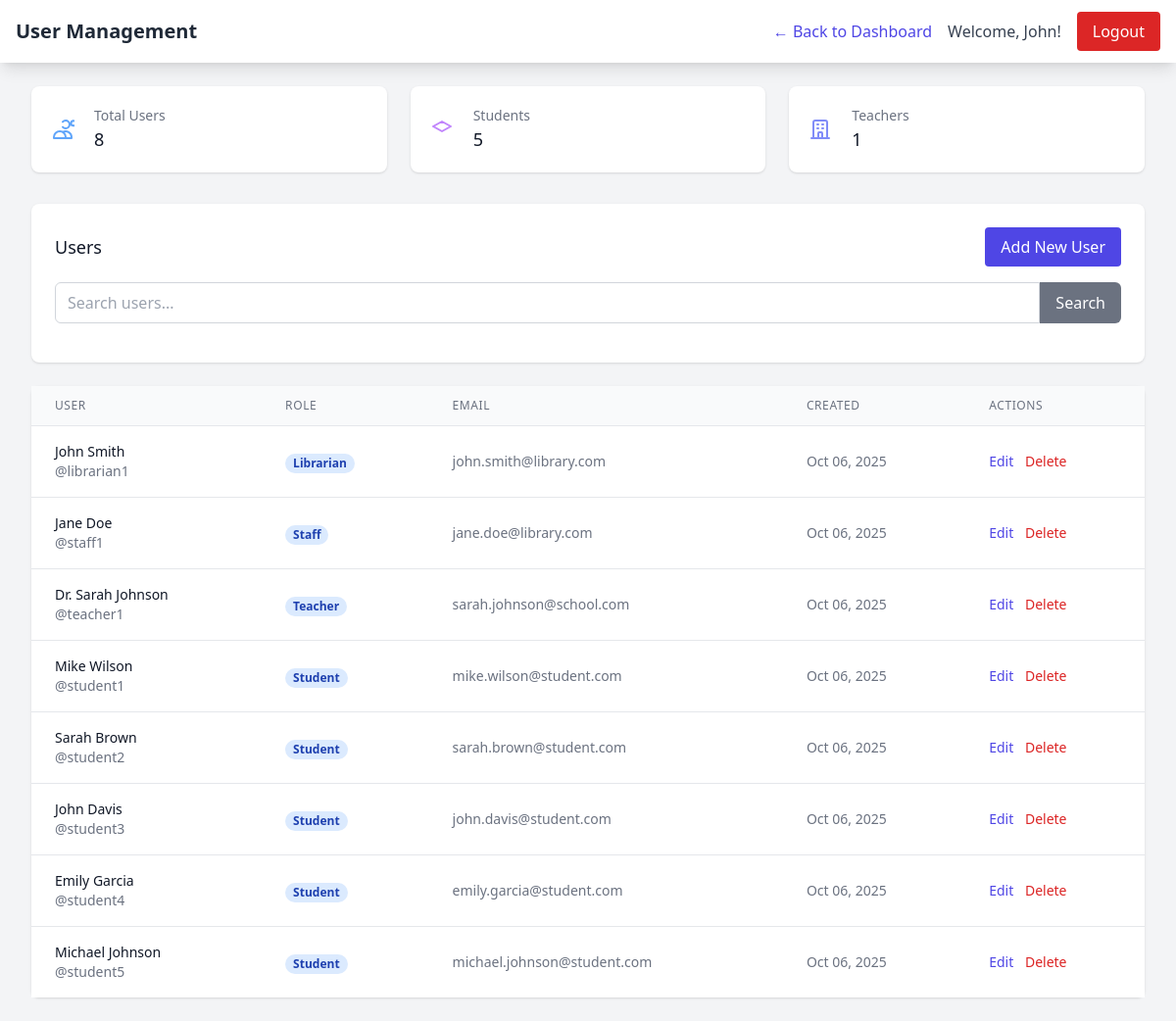
/admin/user_management.php (signed in), run on the app's committed database.
### tables this page shows
CREATE TABLE users (
    id INT AUTO_INCREMENT PRIMARY KEY,
    username VARCHAR(50) UNIQUE NOT NULL,
    password VARCHAR(255) NOT NULL,
    role ENUM('student', 'teacher', 'librarian', 'staff') NOT NULL,
    first_name VARCHAR(100) NOT NULL,
    last_name VARCHAR(100) NOT NULL,
    email VARCHAR(100),
    student_id VARCHAR(20) UNIQUE NULL,
    is_active BOOLEAN DEFAULT TRUE,
    created_at TIMESTAMP DEFAULT CURRENT_TIMESTAMP
);

### config/user_manager.php (called while the page is built, shortened)
<?php
require_once 'database.php';
class UserManager {
    private $db;
    public function __construct() {
        $database = new Database();
        $this->db = $database->getConnection();
    }
    public function getUsers($page = 1, $limit = 10, $search = '') {
        $offset = ($page - 1) * $limit;
        $whereClause = '';
        $params = [];
        $countQuery = "SELECT COUNT(*) as total FROM users {$whereClause}";
        $stmt = $this->db->prepare($countQuery);
        $stmt->execute($params);
        $total = $stmt->fetch(PDO::FETCH_ASSOC)['total'];
        $query = "SELECT id, username, role, first_name, last_name, email, student_id, is_active, created_at
                  FROM users {$whereClause}
                  ORDER BY created_at DESC
                  LIMIT {$limit} OFFSET {$offset}";
        $stmt = $this->db->prepare($query);
        $stmt->execute($params);
        $users = $stmt->fetchAll(PDO::FETCH_ASSOC);
        return [
            'users' => $users,
            'total' => $total,
            'page' => $page,
            'limit' => $limit,
            'total_pages' => ceil($total / $limit)
        ];
    }
    public function getUserStatistics() {
        $query = "SELECT
                    COUNT(*) as total_users,
                    SUM(CASE WHEN is_active = 1 THEN 1 ELSE 0 END) as active_users,
                    SUM(CASE WHEN is_active = 0 THEN 1 ELSE 0 END) as inactive_users,
                    SUM(CASE WHEN role = 'student' THEN 1 ELSE 0 END) as students,
                    SUM(CASE WHEN role = 'teacher' THEN 1 ELSE 0 END) as teachers,
                    SUM(CASE WHEN role = 'librarian' THEN 1 ELSE 0 END) as librarians,
                    SUM(CASE WHEN role = 'staff' THEN 1 ELSE 0 END) as staff
                  FROM users";
        $stmt = $this->db->prepare($query);
        $stmt->execute();
        return $stmt->fetch(PDO::FETCH_ASSOC);
    }
}
?>

### config/database.php (called while the page is built, shortened)
<?php
class Database {
    private $host = 'localhost';
    private $db_name = 'smart_library';
    private $username = 'root';
    private $password = '';
    public function getConnection() {
        $this->conn = null;
        try {
            $this->conn = new PDO(
                "mysql:host=" . $this->host . ";dbname=" . $this->db_name,
                $this->username,
                $this->password
            );
            $this->conn->setAttribute(PDO::ATTR_ERRMODE, PDO::ERRMODE_EXCEPTION);
        } catch(PDOException $exception) {
            echo "Connection error: " . $exception->getMessage();
        }
        return $this->conn;
    }
}
?>

### admin/user_management.php (the view, shortened to what this page needs)
<?php
require_once '../config/database.php';
require_once '../config/user_manager.php';
$userManager = new UserManager();
$page = $_GET['page'] ?? 1;
$search = $_GET['search'] ?? '';
$usersData = $userManager->getUsers($page, 10, $search);
$users = $usersData['users'];
$stats = $userManager->getUserStatistics();
?>
<!DOCTYPE html>
<html lang="en">
<head>
    <script src="https://cdn.tailwindcss.com"></script>
    <link href="https://cdn.jsdelivr.net/npm/flowbite@2.2.1/dist/flowbite.min.css" rel="stylesheet" />
</head>
<body class="bg-gray-100">
    <nav class="bg-white shadow-lg">
        <div class="max-w-7xl mx-auto px-4">
            <div class="flex justify-between h-16">
                <div class="flex items-center">
                    <h1 class="text-xl font-semibold text-gray-800">User Management</h1>
                </div>
                <div class="flex items-center space-x-4">
                    <a href="../<?php echo $_SESSION['role']; ?>/dashboard.php" class="text-indigo-600 hover:text-indigo-900">← Back to Dashboard</a>
                    <span class="text-gray-700">Welcome, <?php echo htmlspecialchars($_SESSION['first_name']); ?>!</span>
                    <a href="../logout.php" class="bg-red-600 text-white px-4 py-2 rounded hover:bg-red-700">Logout</a>
                </div>
            </div>
        </div>
    </nav>
    <div class="max-w-7xl mx-auto py-6 sm:px-6 lg:px-8">
        <div class="grid grid-cols-1 md:grid-cols-3 gap-6 mb-8">
            <div class="bg-white overflow-hidden shadow rounded-lg">
                <div class="p-5">
                    <div class="flex items-center">
                        <div class="flex-shrink-0">
                            <svg class="h-6 w-6 text-blue-400" fill="none" viewBox="0 0 24 24" stroke="currentColor">
                                <path stroke-linecap="round" stroke-linejoin="round" stroke-width="2" d="M12 4.354a4 4 0 110 5.292M15 21H3v-1a6 6 0 0112 0v1zm0 0h6v-1a6 6 0 00-9-5.197m13.5-9a2.5 2.5 0 11-5 0 2.5 2.5 0 015 0z" />
                            </svg>
                        </div>
                        <div class="ml-5 w-0 flex-1">
                            <dl>
                                <dt class="text-sm font-medium text-gray-500 truncate">Total Users</dt>
                                <dd class="text-lg font-medium text-gray-900"><?php echo $stats['total_users']; ?></dd>
                            </dl>
                        </div>
                    </div>
                </div>
            </div>
            <div class="bg-white overflow-hidden shadow rounded-lg">
                <div class="p-5">
                    <div class="flex items-center">
                        <div class="flex-shrink-0">
                            <svg class="h-6 w-6 text-purple-400" fill="none" viewBox="0 0 24 24" stroke="currentColor">
                                <path stroke-linecap="round" stroke-linejoin="round" stroke-width="2" d="M12 14l9-5-9-5-9 5 9 5z" />
                            </svg>
                        </div>
                        <div class="ml-5 w-0 flex-1">
                            <dl>
                                <dt class="text-sm font-medium text-gray-500 truncate">Students</dt>
                                <dd class="text-lg font-medium text-gray-900"><?php echo $stats['students']; ?></dd>
                            </dl>
                        </div>
                    </div>
                </div>
            </div>
            <div class="bg-white overflow-hidden shadow rounded-lg">
                <div class="p-5">
                    <div class="flex items-center">
                        <div class="flex-shrink-0">
                            <svg class="h-6 w-6 text-indigo-400" fill="none" viewBox="0 0 24 24" stroke="currentColor">
                                <path stroke-linecap="round" stroke-linejoin="round" stroke-width="2" d="M19 21V5a2 2 0 00-2-2H7a2 2 0 00-2 2v16m14 0h2m-2 0h-5m-9 0H3m2 0h5M9 7h1m-1 4h1m4-4h1m-1 4h1m-5 10v-5a1 1 0 011-1h2a1 1 0 011 1v5m-4 0h4" />
                            </svg>
                        </div>
                        <div class="ml-5 w-0 flex-1">
                            <dl>
                                <dt class="text-sm font-medium text-gray-500 truncate">Teachers</dt>
                                <dd class="text-lg font-medium text-gray-900"><?php echo $stats['teachers']; ?></dd>
                            </dl>
                        </div>
                    </div>
                </div>
            </div>
        </div>
        <div class="bg-white shadow rounded-lg p-6 mb-6">
            <div class="flex justify-between items-center mb-4">
                <h2 class="text-lg font-medium text-gray-900">Users</h2>
                <button onclick="openCreateModal()" class="bg-indigo-600 text-white px-4 py-2 rounded hover:bg-indigo-700">
                    Add New User
                </button>
            </div>
            <form method="GET" class="mb-4">
                <div class="flex">
                    <input type="text" name="search" value="<?php echo htmlspecialchars($search); ?>"
                           placeholder="Search users..."
                           class="flex-1 px-3 py-2 border border-gray-300 rounded-l-md focus:outline-none focus:ring-indigo-500 focus:border-indigo-500">
                    <button type="submit" class="bg-gray-500 text-white px-4 py-2 rounded-r-md hover:bg-gray-600">
                        Search
                    </button>
                </div>
            </form>
        </div>
        <div class="bg-white shadow rounded-lg">
            <div class="overflow-x-auto">
                <table class="min-w-full divide-y divide-gray-200">
                    <thead class="bg-gray-50">
                        <tr>
                            <th class="px-6 py-3 text-left text-xs font-medium text-gray-500 uppercase tracking-wider">User</th>
                            <th class="px-6 py-3 text-left text-xs font-medium text-gray-500 uppercase tracking-wider">Role</th>
                            <th class="px-6 py-3 text-left text-xs font-medium text-gray-500 uppercase tracking-wider">Email</th>
                            <th class="px-6 py-3 text-left text-xs font-medium text-gray-500 uppercase tracking-wider">Created</th>
                            <th class="px-6 py-3 text-left text-xs font-medium text-gray-500 uppercase tracking-wider">Actions</th>
                        </tr>
                    </thead>
                    <tbody class="bg-white divide-y divide-gray-200">
                        <?php foreach ($users as $user): ?>
                        <tr>
                            <td class="px-6 py-4 whitespace-nowrap">
                                <div class="text-sm font-medium text-gray-900">
                                    <?php echo htmlspecialchars($user['first_name'] . ' ' . $user['last_name']); ?>
                                </div>
                                <div class="text-sm text-gray-500">
                                    @<?php echo htmlspecialchars($user['username']); ?>
                                </div>
                            </td>
                            <td class="px-6 py-4 whitespace-nowrap">
                                <span class="px-2 inline-flex text-xs leading-5 font-semibold rounded-full bg-blue-100 text-blue-800">
                                    <?php echo ucfirst($user['role']); ?>
                                </span>
                            </td>
                            <td class="px-6 py-4 whitespace-nowrap text-sm text-gray-500">
                                <?php echo htmlspecialchars($user['email']); ?>
                            </td>
                            <td class="px-6 py-4 whitespace-nowrap text-sm text-gray-500">
                                <?php echo date('M d, Y', strtotime($user['created_at'])); ?>
                            </td>
                            <td class="px-6 py-4 whitespace-nowrap text-sm font-medium space-x-2">
                                <button onclick="openEditModal(<?php echo $user['id']; ?>, '<?php echo htmlspecialchars($user['first_name']); ?>', '<?php echo htmlspecialchars($user['last_name']); ?>', '<?php echo htmlspecialchars($user['username']); ?>', '<?php echo htmlspecialchars($user['email']); ?>', '<?php echo $user['role']; ?>', <?php echo $user['is_active'] ? 'true' : 'false'; ?>)"
                                        class="text-indigo-600 hover:text-indigo-900">Edit</button>
                                <button onclick="deleteUser(<?php echo $user['id']; ?>)"
                                        class="text-red-600 hover:text-red-900">Delete</button>
                            </td>
                        </tr>
                        <?php endforeach; ?>
                    </tbody>
                </table>
            </div>
        </div>
    </div>
</body>
</html>

### data on the page
users: first_name+last_name "John Smith", username "librarian1", role "Librarian", email "john.smith@library.com", created_at "Oct 06, 2025"
users: first_name+last_name "Jane Doe", username "staff1", role "Staff", email "jane.doe@library.com", created_at "Oct 06, 2025"
users: first_name+last_name "Dr. Sarah Johnson", username "teacher1", role "Teacher", email "sarah.johnson@school.com", created_at "Oct 06, 2025"
users: first_name+last_name "Mike Wilson", username "student1", role "Student", email "mike.wilson@student.com", created_at "Oct 06, 2025"
users: first_name+last_name "Sarah Brown", username "student2", role "Student", email "sarah.brown@student.com", created_at "Oct 06, 2025"
users: first_name+last_name "John Davis", username "student3", role "Student", email "john.davis@student.com", created_at "Oct 06, 2025"
users: first_name+last_name "Emily Garcia", username "student4", role "Student", email "emily.garcia@student.com", created_at "Oct 06, 2025"
users: first_name+last_name "Michael Johnson", username "student5", role "Student", email "michael.johnson@student.com", created_at "Oct 06, 2025"

### other printed values
$_SESSION['first_name'] "John"
$stats['total_users'] "8"
$stats['students'] "5"
$stats['teachers'] "1"
